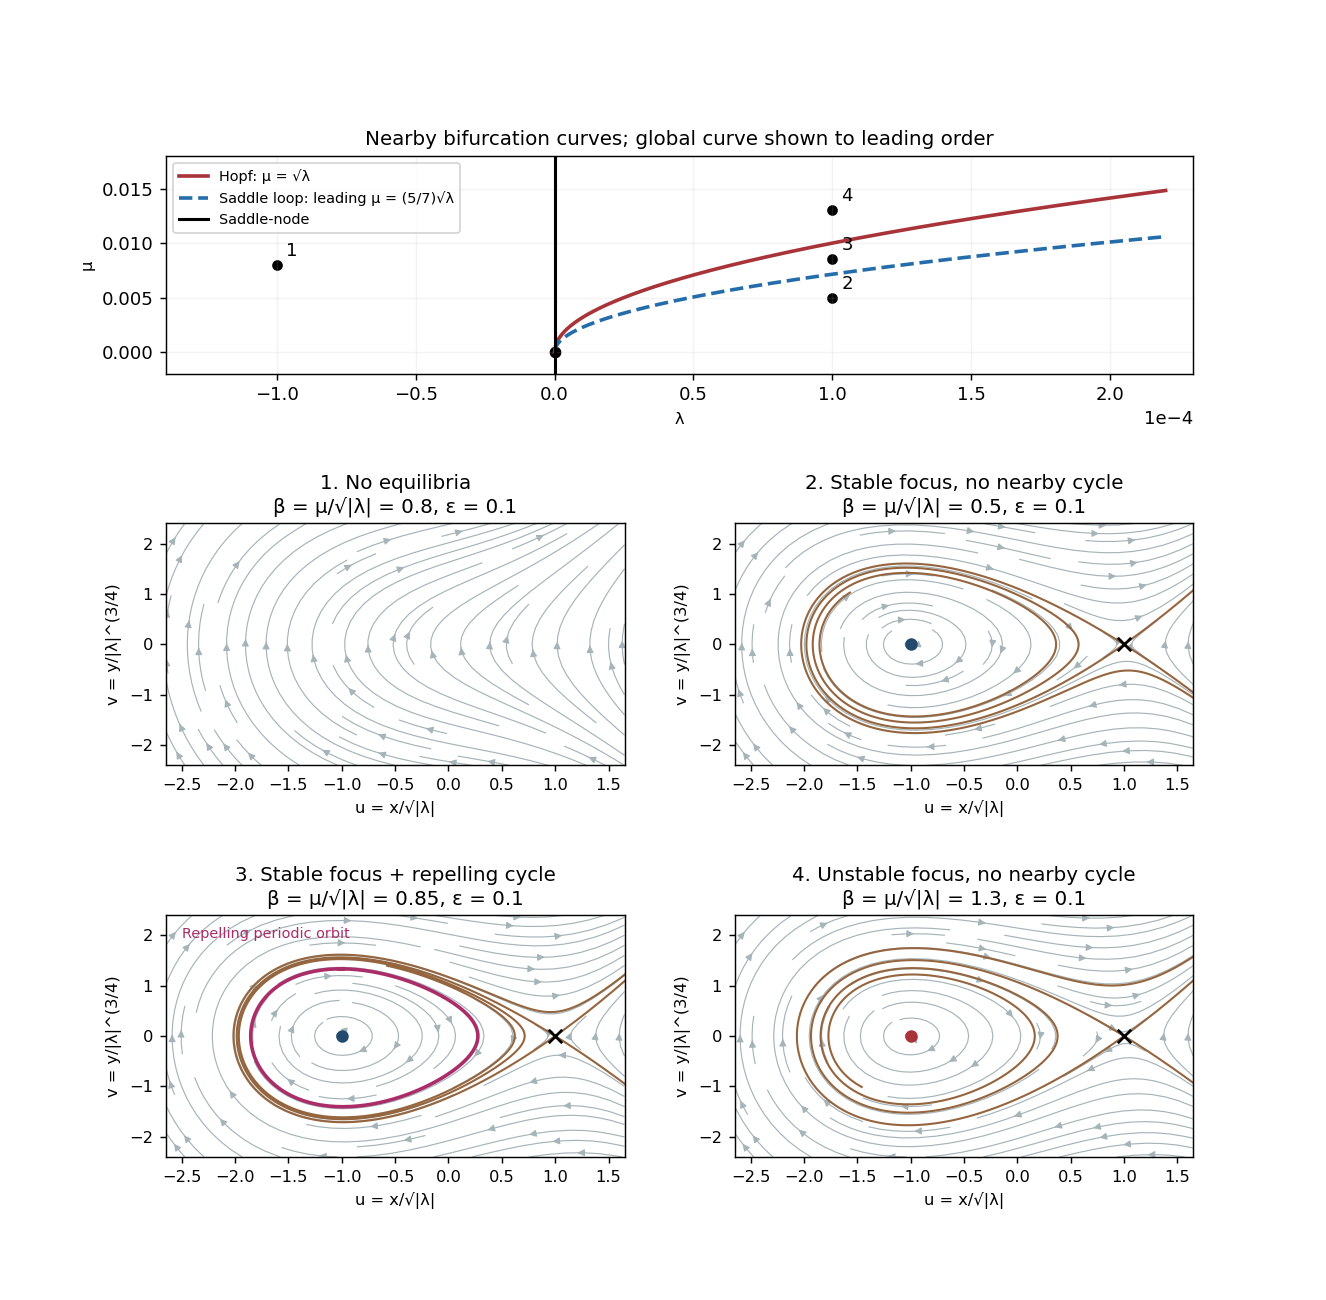

This figure's Python source:
"""Original bifurcation and numerical phase diagrams.
Python 3.14, NumPy 2.3, Matplotlib 3.10; only basename PNG to caller CWD.
Respects caller MPLCONFIGDIR. Phase panels use the exact rescaled field
u'=v, v'=u²-sign(lambda)+0.1(beta+u)v. The repelling cycle is
computed by backward RK4 integration, rather than drawn as an ellipse.
"""
import numpy as np
import matplotlib
matplotlib.use('Agg')
import matplotlib.pyplot as plt

EPS=.1

def field(p,beta,sgn=1):
 u,v=p
 return np.array([v,u*u-sgn+EPS*(beta+u)*v])

def rk4(p,dt,beta,sgn=1):
 k1=field(p,beta,sgn);k2=field(p+dt*k1/2,beta,sgn)
 k3=field(p+dt*k2/2,beta,sgn);k4=field(p+dt*k3,beta,sgn)
 return p+dt*(k1+2*k2+2*k3+k4)/6

def path(seed,dt,beta,sgn=1,steps=6000):
 p=np.array(seed,dtype=float);pts=[p.copy()]
 for _ in range(steps):
  p=rk4(p,dt,beta,sgn)
  if not np.all(np.isfinite(p)) or abs(p[0])>3.3 or abs(p[1])>3.5:break
  pts.append(p.copy())
 return np.array(pts)

def periodic_cycle(beta=.85):
 pts=path([-.85,0],-.025,beta,steps=80000)
 # Cross u=-1 with positive v: use interpolated sections to check convergence.
 indices=np.flatnonzero((pts[:-1,0]>-1)&(pts[1:,0]<=-1)&(pts[1:,1]>0))
 if len(indices)<10:raise RuntimeError('No converged periodic return')
 values=[]
 for i in indices[-10:]:
  lo,hi=0.,1.
  for _ in range(36):
   mid=(lo+hi)/2
   if rk4(pts[i],-.025*mid,beta)[0]>-1:lo=mid
   else:hi=mid
  values.append(rk4(pts[i],-.025*(lo+hi)/2,beta)[1])
 if np.ptp(values)>2e-5:raise RuntimeError('Periodic section has not converged')
 return pts[indices[-2]:indices[-1]+2],float(np.ptp(values)),float(np.mean(values))

if __name__=='__main__':
 cycle,spread,cross=periodic_cycle()
 fig=plt.figure(figsize=(10.2,10.0),dpi=130,facecolor='white')
 grid=fig.add_gridspec(3,2,height_ratios=[.9,1,1],hspace=.64,wspace=.24)
 ax=fig.add_subplot(grid[0,:]);lam=np.linspace(0,.00022,500);a=np.sqrt(lam)
 ax.plot(lam,a,color='#a83339',lw=2,label='Hopf: μ = √λ')
 ax.plot(lam,5*a/7,'--',color='#256daa',lw=2,label='Saddle loop: leading μ = (5/7)√λ')
 ax.axvline(0,color='black',lw=1.7,label='Saddle-node')
 ax.scatter([0],[0],color='black',s=30)
 cases=[(-1,.8,'No equilibria'),(1,.5,'Stable focus, no nearby cycle'),(1,.85,'Stable focus + repelling cycle'),(1,1.3,'Unstable focus, no nearby cycle')]
 for i,(sgn,beta,title) in enumerate(cases):
  ax.scatter([sgn*1e-4],[beta*.01],s=24,color='black')
  ax.annotate(str(i+1),(sgn*1e-4,beta*.01),xytext=(5,5),textcoords='offset points')
 ax.set(xlim=(-.00014,.00023),ylim=(-.002,.018),xlabel='λ',ylabel='μ',title='Nearby bifurcation curves; global curve shown to leading order')
 ax.ticklabel_format(style='sci',axis='x',scilimits=(0,0));ax.legend(loc='upper left',fontsize=8);ax.grid(alpha=.15)
 uu=np.linspace(-2.65,1.65,120);vv=np.linspace(-2.4,2.4,110);U,V=np.meshgrid(uu,vv)
 for i,(sgn,beta,title) in enumerate(cases):
  panel=fig.add_subplot(grid[1+i//2,i%2])
  panel.streamplot(uu,vv,V,U*U-sgn+EPS*(beta+U)*V,color='#a5b4b9',density=.85,linewidth=.65,arrowsize=.8)
  if sgn==1:
   panel.scatter([-1],[0],s=35,color='#224b6e' if beta<1 else '#a83339',zorder=5)
   panel.scatter([1],[0],marker='x',s=55,color='black',zorder=5)
   roots=np.linalg.eig(np.array([[0,1],[2,EPS*(beta+1)]]))
   for eig,vec in zip(roots[0],roots[1].T):
    for sign in [-1,1]:
     points=path(np.array([1,0])+sign*.002*vec,.015 if eig>0 else -.015,beta,steps=1200)
     panel.plot(points[:,0],points[:,1],color='#94653e',lw=1.15)
  if i==2:
   panel.plot(cycle[:,0],cycle[:,1],color='#aa2d68',lw=2)
   panel.text(-2.5,1.95,'Repelling periodic orbit',fontsize=8,color='#aa2d68')
  panel.tick_params(labelsize=9)
  panel.set(xlim=(-2.65,1.65),ylim=(-2.4,2.4),xlabel='u = x/√|λ|',ylabel='v = y/|λ|^(3/4)',title=f'{i+1}. {title}\nβ = μ/√|λ| = {beta}, ε = 0.1')
 for panel in fig.axes:
  panel.title.set_fontsize(11);panel.xaxis.label.set_fontsize(9);panel.yaxis.label.set_fontsize(9)
 fig.savefig('paper-51-bogdanov-takens-portraits.png',facecolor='white',transparent=False);plt.close(fig)
 print(f'Backward RK4 periodic section spread={spread:.3g}, v crossing={cross:.8g}')
